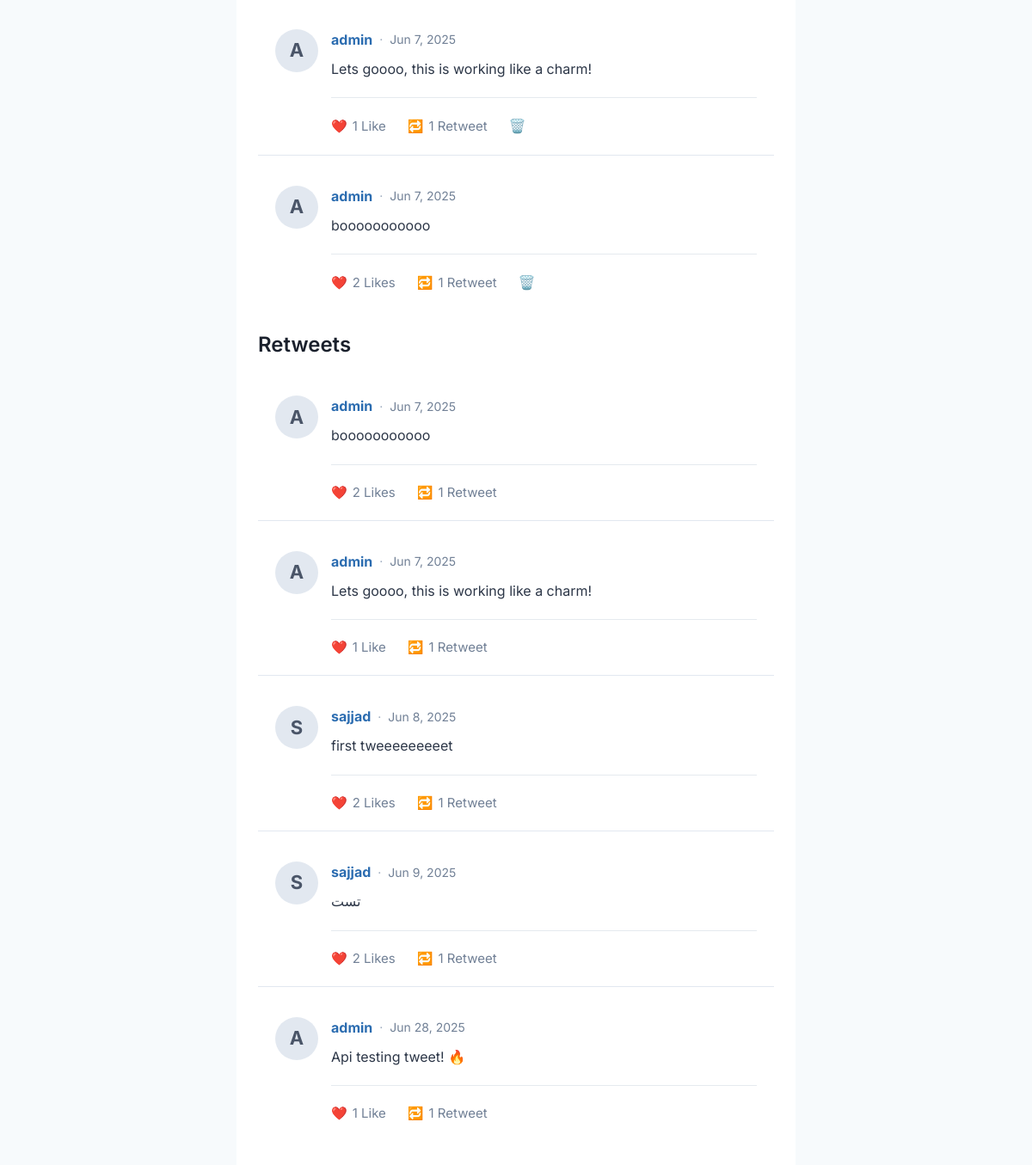
/profile/admin/ (signed in, lower part), run on an earlier commit of the app's database.
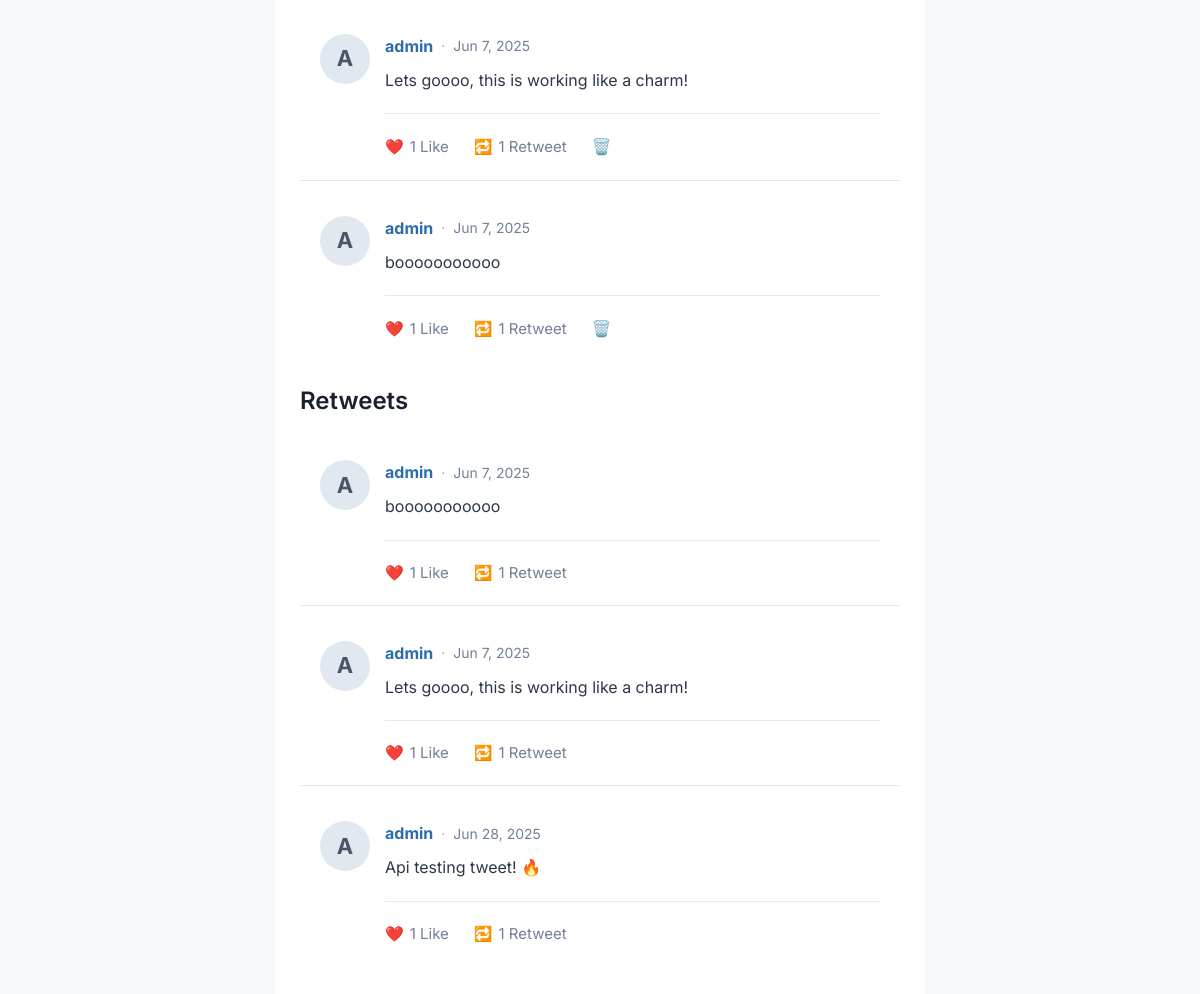
And on a later commit of the database.
### twitterApp/models.py (models this page shows, shortened)
class Post(models.Model):
    user = models.ForeignKey(settings.AUTH_USER_MODEL, on_delete=models.CASCADE, related_name='posts', help_text="The user who created the post.")
    content = models.TextField(max_length=280, help_text="The content of the post (max 280 characters).")
    created_at = models.DateTimeField(auto_now_add=True, help_text="The date and time the post was created.")
    @property
    def like_count(self):
        return self.likes.count()
    @property
    def retweet_count(self):
        return self.retweets.count()

class Profile(AbstractUser):
    bio = models.TextField(blank=True, help_text="A short biography about the user.")
    website = models.URLField(max_length=200, blank=True, help_text="The user's personal website URL.")
    profile_picture = models.ImageField(upload_to='profile_pics/', blank=True, help_text="The user's profile picture.")

class Retweet(models.Model):
    user = models.ForeignKey(settings.AUTH_USER_MODEL, on_delete=models.CASCADE, related_name='retweets', help_text="The user who retweeted the post.")
    tweet = models.ForeignKey(Post, on_delete=models.CASCADE, related_name='retweets', help_text="The post that was retweeted.")
    class Meta:
        unique_together = ('user','tweet')

### twitterApp/views.py (the view)
# urls.py: path('profile/<str:username>/', views.profile, name='user_profile'),
@login_required
def profile(request, username):
    user_profile = get_object_or_404(User, username=username)
    user_tweets = Post.objects.filter(user=user_profile).order_by('-created_at')
    user_retweets = Retweet.objects.filter(user=user_profile).select_related('tweet')
    is_following = Follow.objects.filter(follower=request.user, followed=user_profile).exists()
    context = {
        'user_profile': user_profile,
        'user_tweets': user_tweets,
        'user_retweets' : user_retweets,
        'is_following': is_following
    }
    return render(request, 'profile.html', context)

### templates/profile.html (shortened to what this page needs)
{% extends 'base.html' %}
{% block main %}
<div class="profile-container">
    <div>
        {% for tweet in user_tweets %}
            <div class="tweet-card">
                <div class="tweet-avatar-wrapper" style="margin-right: 15px;">
                    {% if tweet.user.profile_picture %}
                        <img src="{{ tweet.user.profile_picture.url }}" alt="{{ tweet.user.username }}'s profile picture"
                             class="tweet-avatar">
                    {% else %}
                        <div class="tweet-avatar-fallback">
                            {{ tweet.user.username.0|upper }}
                        </div>
                    {% endif %}
                </div>
                <div class="tweet-content-area">
                    <p class="tweet-header">
                        <strong class="tweet-username-link"><a href="{% url 'user_profile' username=tweet.user.username %}">{{ tweet.user.username }}</a></strong>
                        <span class="tweet-meta-separator">·</span>
                        <small class="tweet-timestamp">{{ tweet.created_at|date:"M j, Y" }}</small>
                    </p>
                    <p class="tweet-text">{{ tweet.content }}</p>
                    <hr style="border: none; border-top: 1px solid #cbd5e0; margin: 20px 0; opacity: 0.5">
                    <div class="tweet-actions">
                        <a href="{% url 'like' tweet.id %}" class="tweet-action-link">❤️ <span>{{ tweet.like_count }} Like{% if tweet.like_count != 1 %}s{% endif %}</span></a>
                        <a href="{% url 'retweet' tweet.id %}" class="tweet-action-link">🔁 <span>{{ tweet.retweet_count }} Retweet{% if tweet.retweet_count != 1 %}s{% endif %}</span></a>
                        <a href="{% url "delete" tweet.id %}">🗑️</a>
                    </div>
                </div>
            </div>
        {% empty %}
            <p class="empty-message">No tweets from {{ user_profile.username }} yet.</p>
        {% endfor %}
    </div>
<div>
    <h2>Retweets</h2>
    {% for retweet in user_retweets %}
        <div class="tweet-card">
            <div class="tweet-avatar-wrapper" style="margin-right: 15px;">
                {% if retweet.tweet.user.profile_picture %}
                    <img src="{{ retweet.tweet.user.profile_picture.url }}" alt="{{ retweet.tweet.user.username }}'s profile picture"
                         class="tweet-avatar">
                {% else %}
                    <div class="tweet-avatar-fallback">
                        {{ retweet.tweet.user.username.0|upper }}
                    </div>
                {% endif %}
            </div>
            <div class="tweet-content-area">
                <p class="tweet-header">
                    <strong class="tweet-username-link"><a href="{% url 'user_profile' username=retweet.tweet.user.username %}">{{ retweet.tweet.user.username }}</a></strong>
                    <span class="tweet-meta-separator">·</span>
                    <small class="tweet-timestamp">{{ retweet.tweet.created_at|date:"M j, Y" }}</small>
                </p>
                <p class="tweet-text">{{ retweet.tweet.content }}</p>
                <hr style="border: none; border-top: 1px solid #cbd5e0; margin: 20px 0; opacity: 0.5">
                <div class="tweet-actions">
                    <a href="{% url 'like' retweet.tweet.id %}" class="tweet-action-link">❤️ <span>{{ retweet.tweet.like_count }} Like{% if retweet.tweet.like_count != 1 %}s{% endif %}</span></a>
                    <a href="{% url 'retweet' retweet.tweet.id %}" class="tweet-action-link">🔁 <span>{{ retweet.tweet.retweet_count }} Retweet{% if retweet.tweet.retweet_count != 1 %}s{% endif %}</span></a>
                </div>
            </div>
        </div>
    {% empty %}
        <p class="empty-message">No retweets from {{ user_profile.username }} yet.</p>
    {% endfor %}
</div>
{% endblock %}

What changed in the data, as far as the page shows it:
removed Retweet: tweet.user.username.0 "S", tweet.user.username "sajjad", tweet.created_at "Jun 8, 2025", tweet.content "first tweeeeeeeeet", tweet.like_count "2", tweet.retweet_count "1"
removed Retweet: tweet.user.username.0 "S", tweet.user.username "sajjad", tweet.created_at "Jun 9, 2025", tweet.content "تست", tweet.like_count "2", tweet.retweet_count "1"
shown differently, row unchanged: Post "booooooooooo": like_count "2" → "1"; no longer shows "s"
shown differently, row unchanged: Retweet "booooooooooo": tweet.like_count "2" → "1"; no longer shows "s"
